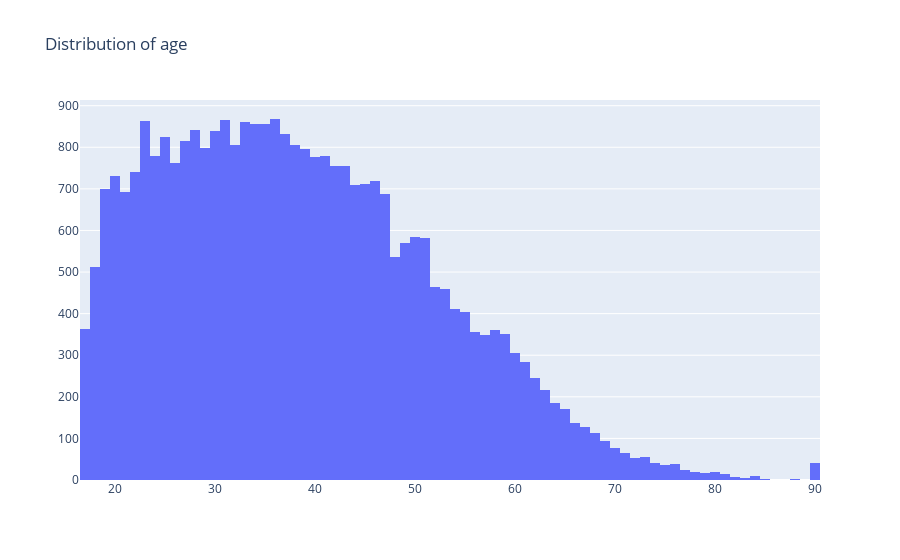
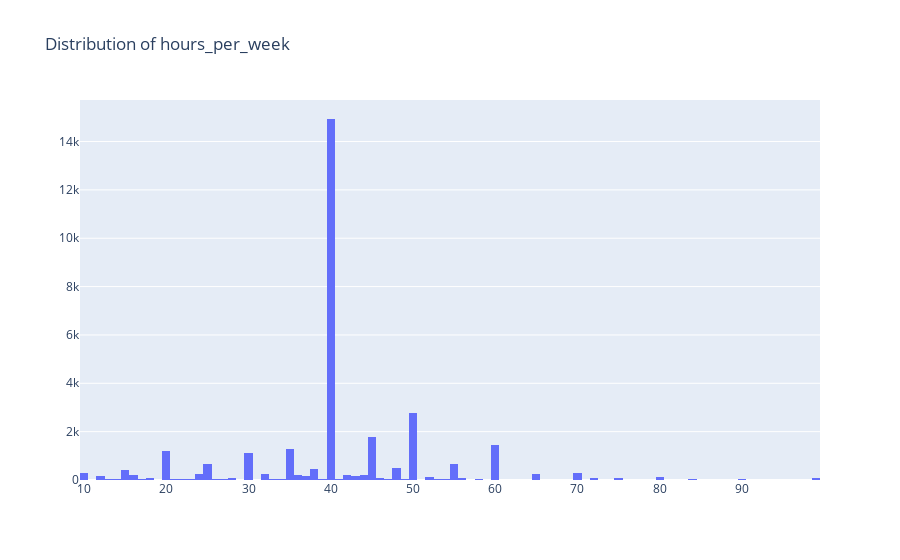
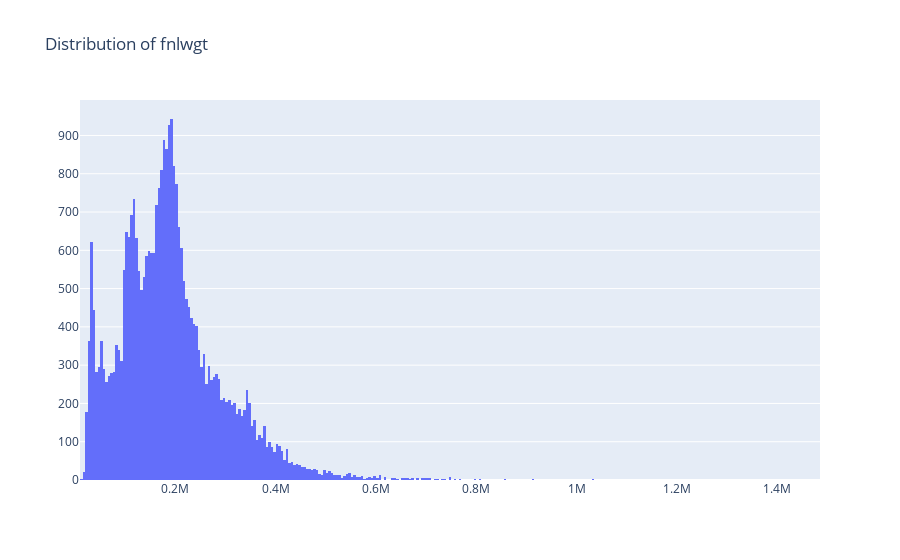

The notebook cell saved with these charts, in order:
### Markdown cell above
# (1 points) Premium question. By using for loop create an interactive histogram for ‘age’, ‘hours per week’ and ‘fnlwgt’ variables. What is your conclusion about distribution of those variables?

### Code cell
for i in ['age', 'hours_per_week','fnlwgt']:
    fig=go.Figure(data=[go.Histogram(x=salary_data[i])])
    fig.update_layout(title=f'Distribution of {i}')
    fig.show()

### Figure 1 — Plotly figure (JSON) as saved in the notebook; plotly's stock layout.template omitted (floating-point values rounded to 4 significant figures; data arrays with more than 128 entries replaced by an {"elided": "..."} marker saying what was removed)
{"data": [{"type": "histogram", "x": {"elided": "31527 int values"}}], "layout": {"title": {"text": "Distribution of age"}}}

### Figure 2 — Plotly figure (JSON) as saved in the notebook; plotly's stock layout.template omitted (floating-point values rounded to 4 significant figures; data arrays with more than 128 entries replaced by an {"elided": "..."} marker saying what was removed)
{"data": [{"type": "histogram", "x": {"elided": "31527 int values"}}], "layout": {"title": {"text": "Distribution of hours_per_week"}}}

### Figure 3 — Plotly figure (JSON) as saved in the notebook; plotly's stock layout.template omitted (floating-point values rounded to 4 significant figures; data arrays with more than 128 entries replaced by an {"elided": "..."} marker saying what was removed)
{"data": [{"type": "histogram", "x": {"elided": "31527 int values"}}], "layout": {"title": {"text": "Distribution of fnlwgt"}}}
